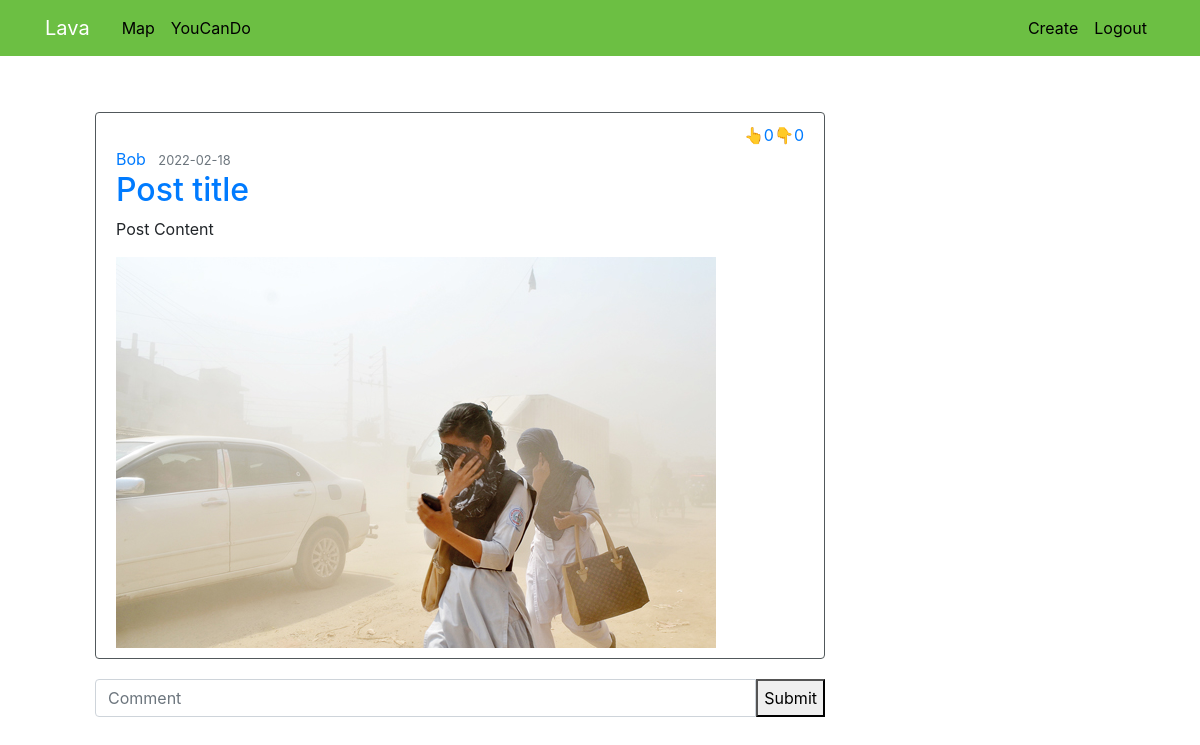
Before: /post/1 (signed in) with the older database file.
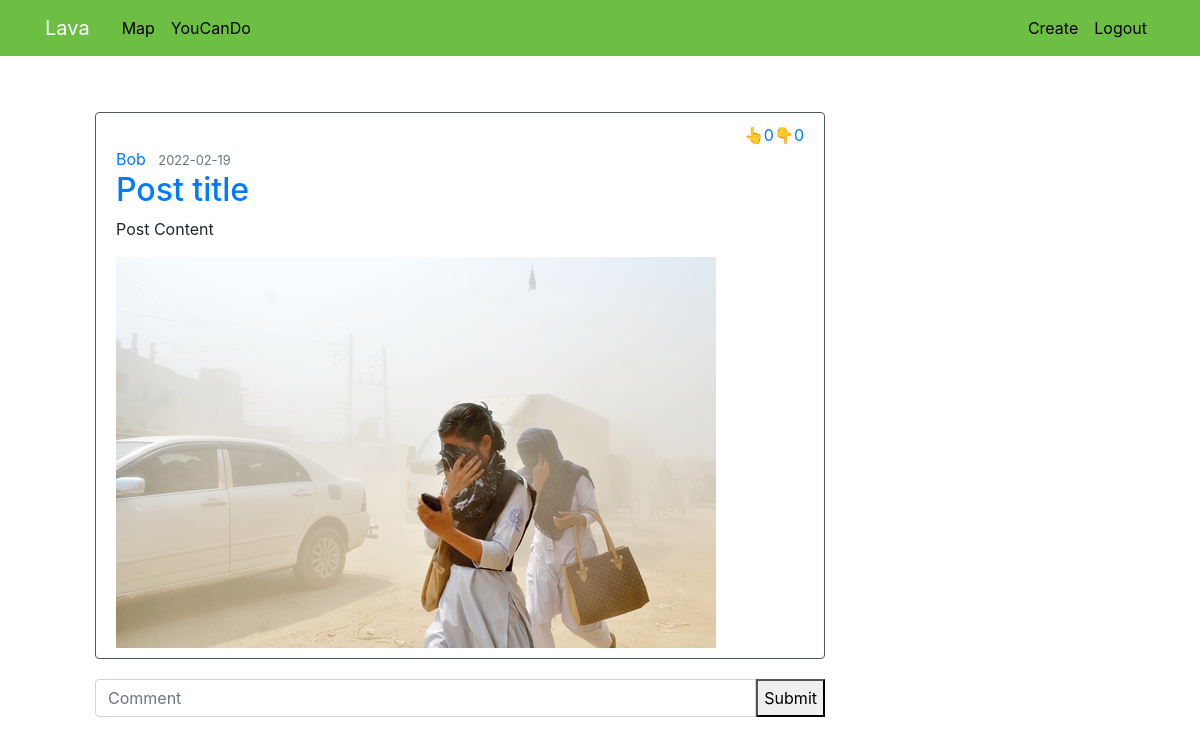
After: the same page with the newer database file.
### lava/models/__init__.py (models this page shows, shortened)
class Post(db.Model):
    id = db.Column(db.Integer, primary_key=True)
    title = db.Column(db.String(100), nullable=False)
    date_posted = db.Column(db.DateTime,
        nullable=False, default=datetime.utcnow)
    content = db.Column(db.Text, nullable=False)
    image = db.Column(db.String(100), nullable=False,default='default.jpg')
    up = db.Column(db.Integer,nullable=False,default=0)
    down = db.Column(db.Integer,nullable=False,default=0)
    user_id = db.Column(db.Integer,
        db.ForeignKey('user.id',ondelete="CASCADE"), nullable=False)
    comments = db.relationship('Comment', backref='post', lazy=True)

### lava/posts/routes.py (the view)
@posts.route('/post/<int:post_id>', methods=['GET', 'POST'])
@login_required
def post(post_id):
    post = Post.query.get_or_404(post_id)
    return render_template('post.html', title=post.title, post=post)

### lava/models/__init__.py (called while the page is built)
@login_manager.user_loader
def load_user(user_id):
    return User.query.get(int(user_id))

### lava/templates/post.html (shortened to what this page needs)
{% extends "base.html" %}
{% block content %}
  <div>
      <article class="media content-section">
        <div class="media-body">
          <div class="vote">
            <div class="up">
              <a href="{{ url_for('posts.up_vote',post_id=post.id)}}">
              👆{{post.up}}
              </a>
            </div>
            <div class="down">
              <a href="{{ url_for('posts.down_vote',post_id=post.id)}}">
              👇{{post.down}}
              </a>
            </div>
          </div>
          <div class="article-metadata">
            <a class="mr-2" href="#">{{post.author.name}}</a>
            <small class="text-muted">{{post.date_posted.strftime('%Y-%m-%d')}}</small>
          </div>
          <h2>
            <a class="article-title" href="{{ url_for('posts.post',post_id=post.id) }}">{{post.title}}</a>
          </h2>
          <p class="article-content">{{post.content}}</p>
        <img
          class="article-img"
          src="{{ url_for('static', filename='media/' + post.image) }}"
          alt="Post Image"
        >
        </div>
      </article>
  </div>
  <div>
    <form
      class="input-group"
      method="POST"
      action="/create_comment/{{post.id}}"
    >
      <input
        type="text"
        id="text"
        name="text"
        class="form-control"
        placeholder="Comment"/>
      <button
        type="submit"
        clas="btn btn-primary">
        Submit
      </button>
    </form>
  </div>
{% endblock content %}

Changed rows visible on the page:
changed Post "Post title": date_posted "2022-02-18" → "2022-02-19"
